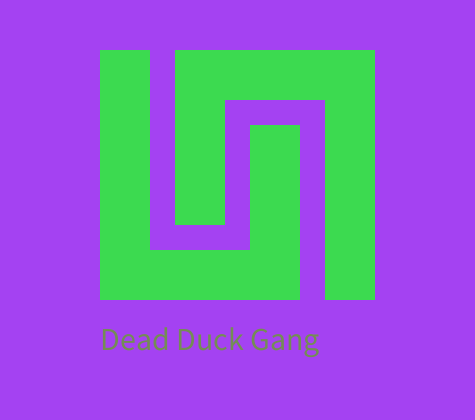
Frame 1 (no input)
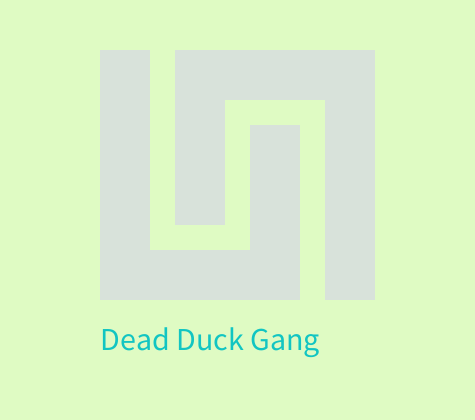
Frame 60 (the mouse pressed at the canvas centre just before this capture)
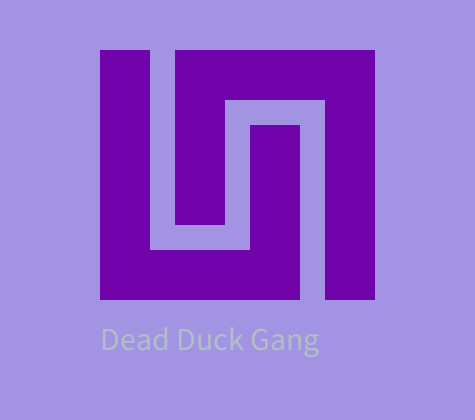
Frame 120 (the mouse held since frame 60 and released just before this capture)

The Processing sketch that drew these frames (run headless with seeded random() and noise(); from frame 60 on, the mouse is pressed at the canvas centre):

// Processing sketch: processing_159930
// ── processing_159930.pde

void setup(){
  size (475, 420);
noStroke();
}

void draw(){
background((int)random(0,255), (int)random(0,255), (int)random(0,255), 255);
  fill((int)random(0,255), (int)random(0,255), (int)random(0,255), 255);
  rect (100, 50, 50, 200);
  rect (100, 250, 150, 50);
  rect (250, 125, 50, 175);
  rect (175, 50, 50, 175);
  rect (225, 50, 150, 50);
  rect (325, 100, 50, 200);
fill((int)random(0,255), (int)random(0,255), (int)random(0,255), 255);
textSize(32);
text("Dead Duck Gang", 100, 350);
}
